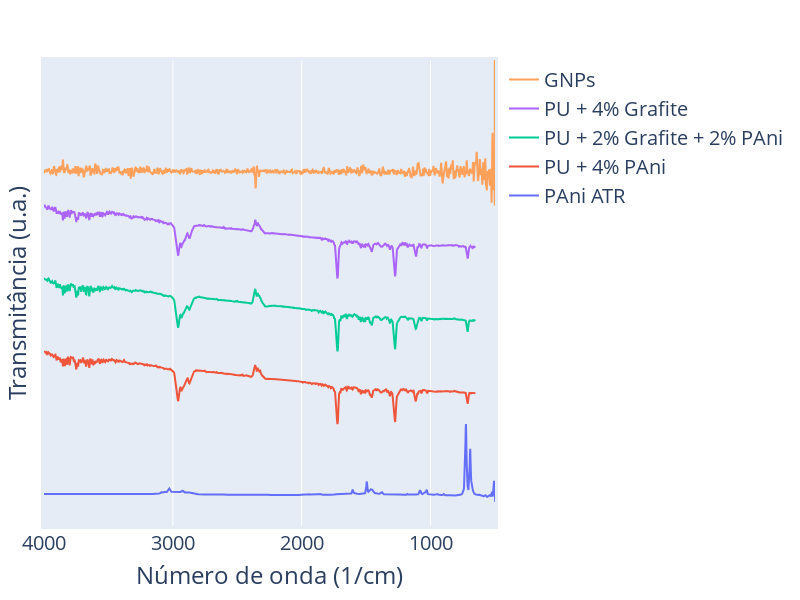

Write notebook code for a chart like this one.
### Code cell
fig = go.Figure()
#for k,(key, frame) in enumerate(sorted(frames.items(), key=lambda item: names[item[0]])):
for k,(key, frame) in enumerate([('PAni-ATR-Absor-11-s4.csv',frames['PAni-ATR-Absor-11-s4.csv']),
                                 ('Pani-p1.csv',frames['Pani-p1.csv']),
                                 ('Misto-p1.csv',frames['Misto-p1.csv']),
                                 ('Grafite-p1.csv',frames['Grafite-p1.csv']),
                                 ('Grafite_nanoplaquetas.csv',frames['Grafite_nanoplaquetas.csv']),
                                ]):
    df = frame
    fig.add_trace(go.Scatter(x = df['Wavenumber'], y = df['%Transmitance'].apply(lambda x: x+k)/2, name = names[key], visible = True))
fig.update_layout(xaxis_range = [4000,500], yaxis_range = [-0.2,3],
                  xaxis_title_text = 'Número de onda (1/cm)',
                  yaxis_title_text = 'Transmitância (u.a.)',
                  #title_text = 'Espectros de Infra-vermelho',
                  yaxis = dict(tickvals = [], zeroline = False),
                  font_size = 20,
                  legend={'traceorder':'reversed'},
                  width = 800,
                  height = 600,
                  margin = {
                      't':60,
                      'b':40,
                      'r':40,
                      'l':40,
                      'pad':3
                  }
                 )
fig

### Figure 1 — Plotly figure (JSON) as saved in the notebook; plotly's stock layout.template omitted (floating-point values rounded to 4 significant figures; data arrays with more than 128 entries replaced by an {"elided": "..."} marker saying what was removed)
{"data": [{"name": "PAni ATR", "type": "scatter", "visible": true, "x": {"elided": "1868 float values"}, "y": {"elided": "1868 float values"}}, {"name": "PU + 4% PAni", "type": "scatter", "visible": true, "x": {"elided": "1738 float values"}, "y": {"elided": "1738 float values"}}, {"name": "PU + 2% Grafite + 2% PAni", "type": "scatter", "visible": true, "x": {"elided": "1738 float values"}, "y": {"elided": "1738 float values"}}, {"name": "PU + 4% Grafite", "type": "scatter", "visible": true, "x": {"elided": "1738 float values"}, "y": {"elided": "1738 float values"}}, {"name": "GNPs", "type": "scatter", "visible": true, "x": {"elided": "1868 float values"}, "y": {"elided": "1868 float values"}}], "layout": {"font": {"size": 20}, "height": 600, "legend": {"traceorder": "reversed"}, "margin": {"b": 40, "l": 40, "pad": 3, "r": 40, "t": 60}, "width": 800, "xaxis": {"range": [4000, 500], "title": {"text": "Número de onda (1/cm)"}}, "yaxis": {"range": [-0.2, 3], "tickvals": [], "title": {"text": "Transmitância (u.a.)"}, "zeroline": false}}}
